Frame 1 (no input): blank canvas, image omitted
Frame 60 (the mouse pressed at the canvas centre just before this capture): blank canvas, image omitted
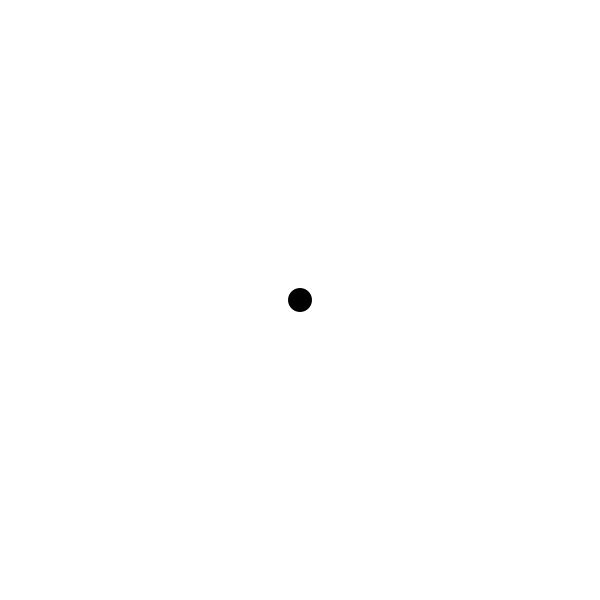
Frame 120 (the mouse held since frame 60 and released just before this capture)

The Processing sketch whose frames 1 and 60 were blank and that drew this single picture after the mouse press (run headless with seeded random() and noise(); from frame 60 on, the mouse is pressed at the canvas centre):

// Processing sketch: processing_173868
// ── processing_173868.pde

Circle circles[][] = new Circle[25][25];
int xspacing = 12;
int yspacing = 12;
boolean state = true;
color tempc = color(255);
int colorChange = 0;

void setup()
{
  size(600, 600);
  background(255);
  ellipseMode(CENTER);

  for (int i = 0; i < circles.length; i++)
  {
    xspacing = 12;
    for (int j = 0; j < circles.length; j++)
    {
      circles[i][j] = new Circle(xspacing, yspacing, state);
      xspacing = xspacing + 24;
    }
    yspacing = yspacing + 24;
  }
}

void draw()
{
  background(255);
  for (int i = 0; i < circles.length; i++)
  {
    for (int j = 0; j < circles.length; j++)
    {
      circles[i][j].display();
    }
  }

  for (int a = 0; a < circles.length; a++)
  {
    for (int b = 0; b < circles.length; b++)
    {
      circles[a][b].reveal(mouseX, mouseY, tempc);
    }
  }
}

void mousePressed()
{
  if (colorChange == 0)
  {
    tempc = color(0);
    colorChange++;
  } else if (colorChange == 1)
  {
    tempc = color(255, 0, 0);
    colorChange++;
  } else if (colorChange == 2)
  {
    tempc = color(0, 255, 0);
    colorChange++;
  } else if (colorChange ==3)
  {
    tempc = color(0, 0, 255);
    colorChange = 0;
  } 

}
  
  void keyPressed()
  {
   tempc = color(255); 
  }
class Circle
{
  int x;
  int y;
  int r = 12;
  boolean state;
  color c = color(255);


  Circle(int tempx, int tempy, boolean tempstate)
  {
    x = tempx;
    y = tempy; 
    state = tempstate;
  }

  void display()
  {

    fill(c);
    noStroke();
    ellipse(x, y, r*2, r*2);
  }

  void reveal(float mousex, float mousey, int tempc)
  {
    float distance = dist(x, y, mousex, mousey);
    if (distance < r)
    {
      if (state)
      {
        c = tempc;
      }
    }
  }
}
